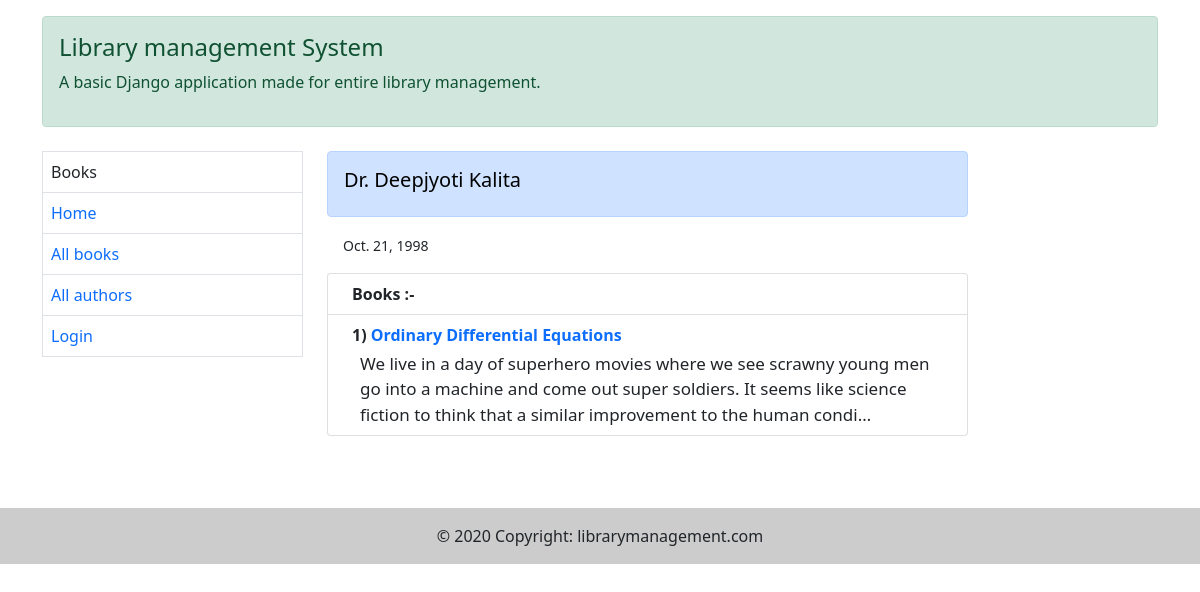
/catalog/author/Jane/1, run on an earlier commit of the app's database.
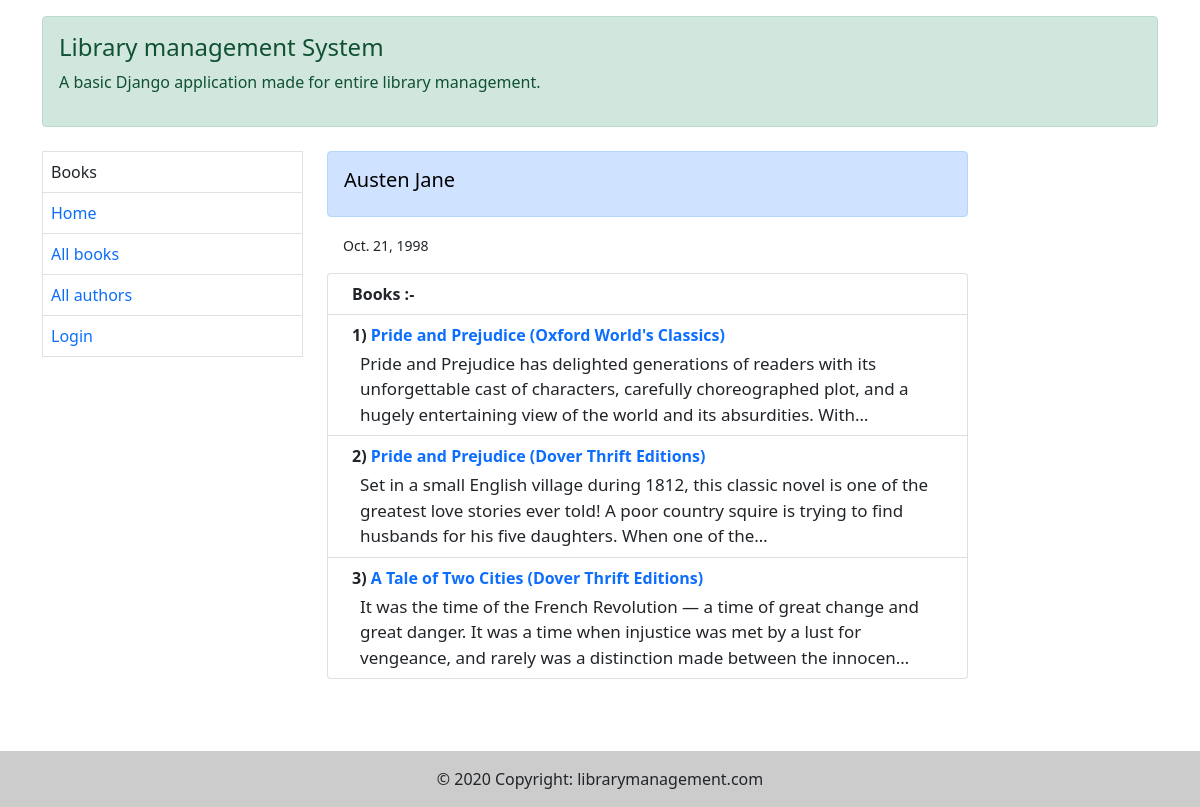
And on a later commit of the database.
### catalog/models.py (models this page shows, shortened)
class Author(models.Model):
    first_name = models.CharField(max_length=100)
    last_name = models.CharField(max_length=100)
    date_of_birth = models.DateField(null=True, blank=True)
    date_of_death = models.DateField('Date of death', null=True, blank=True)
    class Meta:
        ordering = ['last_name', 'first_name']

class Book(models.Model):
    title = models.CharField(max_length=300, help_text="Enter book title")
    author = models.ForeignKey('Author', on_delete=models.SET_NULL, null=True)
    summary = models.TextField(max_length=1000, help_text="Enter brief summary of the book")
    isbn = models.CharField('ISBN', max_length=13, unique=True, help_text="13 Character <a href='https://www.isbn-international.org/content/what-isbn'>ISBN number</a>")
    genre = models.ManyToManyField(Genre, help_text="Select a genre for this book")
    language = models.ForeignKey("Language", on_delete=models.SET_NULL, null=True)
    def get_absolute_url(self):
        return reverse('book-detail', args=[str(self.id)])
    def display_genre(self):
        """Create a string for genre as Admin cannot support ManyToMany in 'list_display'"""
        return ', '.join(genre.name for genre in self.genre.all()[:3])
    display_genre.short_description = 'Genre'

### catalog/views.py (the view)
# urls.py: path('author/<str:name>/<int:pk>', views.AuthorDetailView.as_view(), name="author-detail"),
class AuthorDetailView(generic.DetailView):
    model = Author
    template_name = 'catalog/author_detail.html'
    context_object_name = 'author'

### templates/catalog/author_detail.html (shortened to what this page needs)
{% extends 'catalog/base.html' %}
{% load static %}
{% block body %}
    <div class="alert alert-primary" role="alert">
        <h5 style="color: black">{{ author.first_name }} {{ author.last_name }}</h5>
    </div>
    <small class="p-3">{{ author.date_of_birth }}</small>
    <ol class="list-group list-group mt-3">
        <li class="list-group-item d-flex justify-content-between align-items-start">
            <div class="ms-2 me-auto">
                <div class="fw-bold">Books :-</div>
            </div>
        </li>
    {% if author.book_set.all %}
        {% for book in author.book_set.all %}
        <li class="list-group-item d-flex justify-content-between align-items-start">
            <div class="ms-2 me-auto">
                <div class="fw-bold">{{ forloop.counter }})  <a href="{{ book.get_absolute_url }}">{{ book.title }}</a></div>
                <div style="font-size: 17px" class="ms-2 pt-1">{{ book.summary|truncatechars:'200' }}</div>
            </div>
        </li>
    {% endfor %}
        {% else %}
        <li class="list-group-item d-flex justify-content-between align-items-start">
            <div class="ms-2 me-auto">
                <div style="color: palevioletred" class="fw-bold">'{{ author.first_name|capfirst }}' has not written any books</div>
            </div>
        </li>
    {% endif %}
    </ol>
    <br><br><br>
{% endblock %}

What changed in the data, as far as the page shows it:
changed Author: first_name "Dr. Deepjyoti" → "Austen"; last_name "Kalita" → "Jane"
changed Book: title "Ordinary Differential Equations" → "Pride and Prejudice (Oxford World's Classics)"; summary "We live in a day of superhero movies where we see scrawny young men go into a machine and come out super soldiers. It seems like science fiction to think that a similar improvement to the human condi…" → "Pride and Prejudice has delighted generations of readers with its unforgettable cast of characters, carefully choreographed plot, and a hugely entertaining view of the world and its absurdities. With…"
now on this page (row edited): Book: title "Pride and Prejudice (Dover Thrift Editions)", summary "Set in a small English village during 1812, this classic novel is one of the greatest love stories ever told! A poor country squire is trying to find husbands for his five daughters. When one of the…"
added Book: title "A Tale of Two Cities (Dover Thrift Editions)", summary "It was the time of the French Revolution — a time of great change and great danger. It was a time when injustice was met by a lust for vengeance, and rarely was a distinction made between the innocen…"
